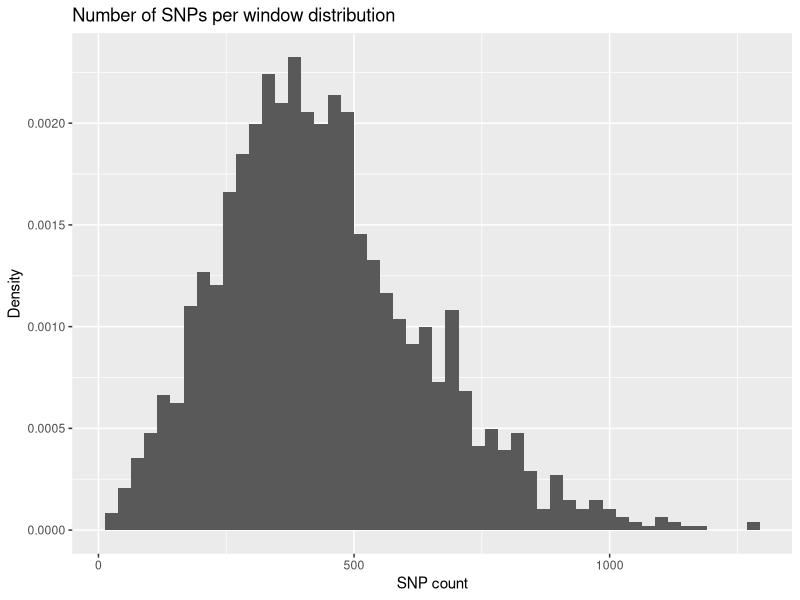
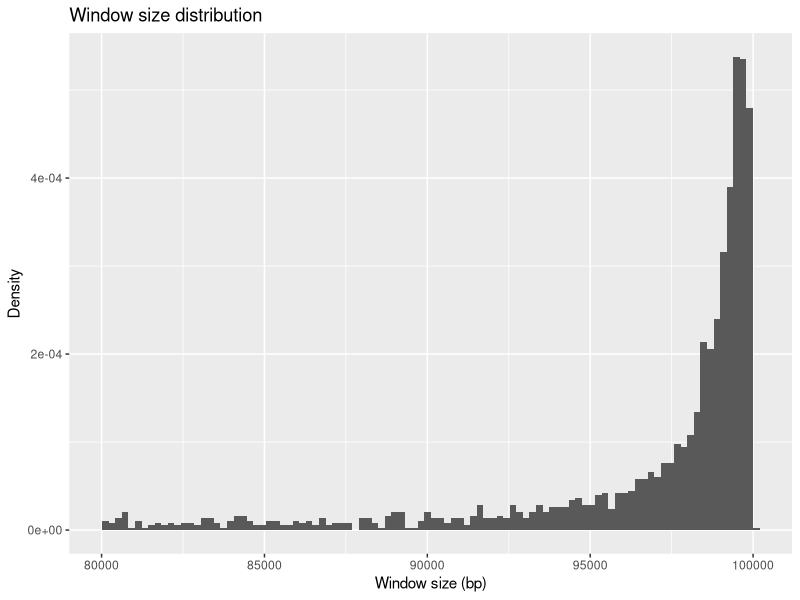
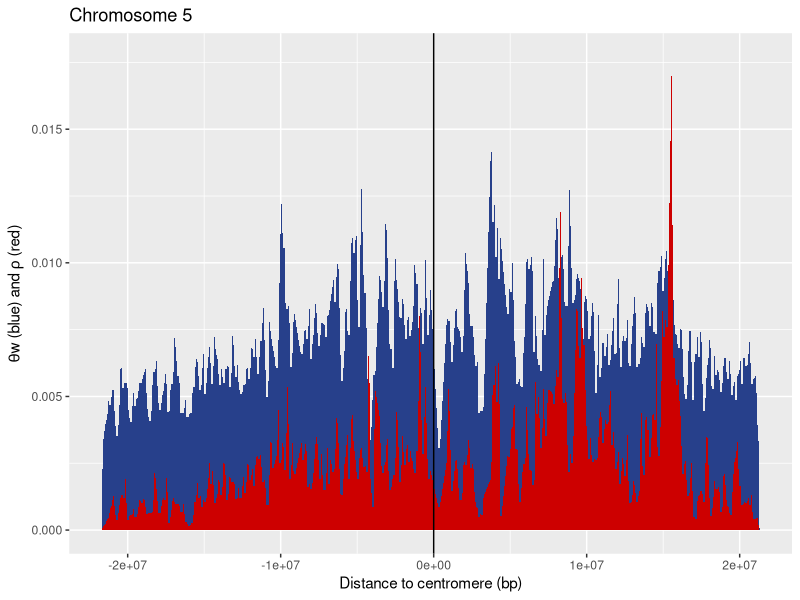
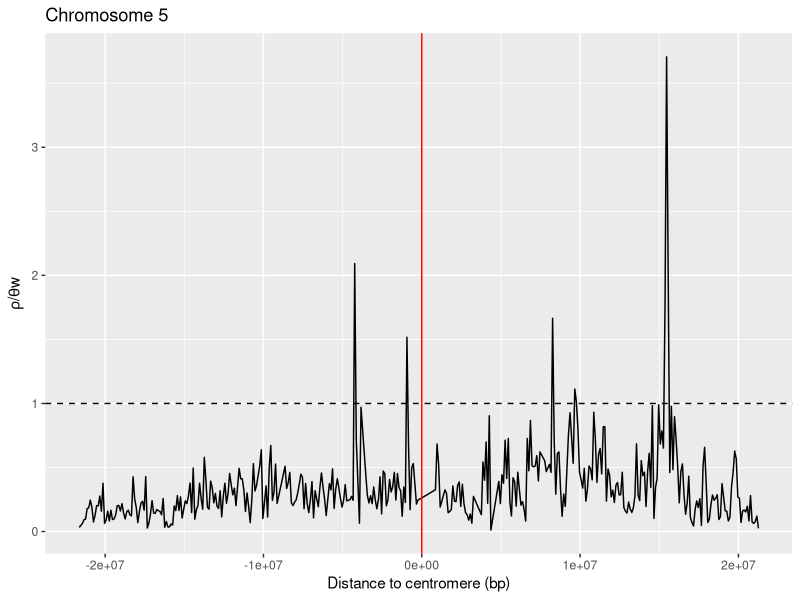
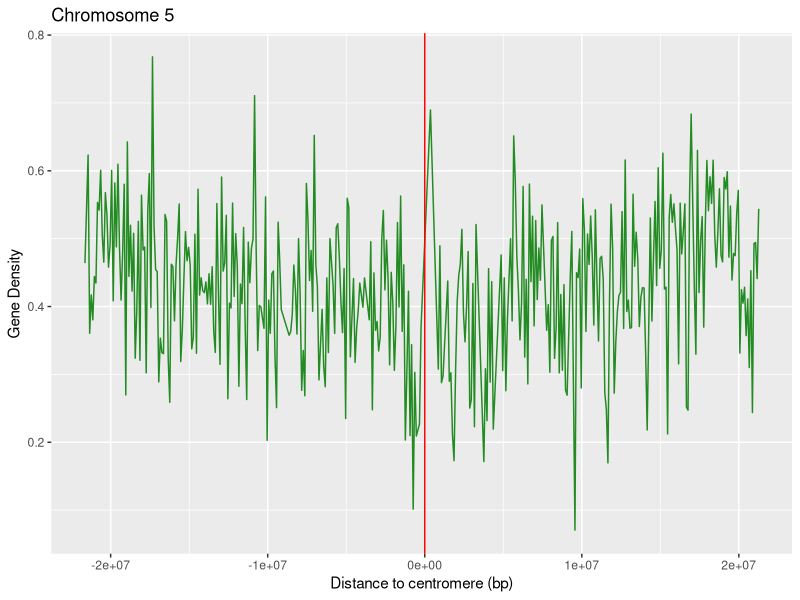
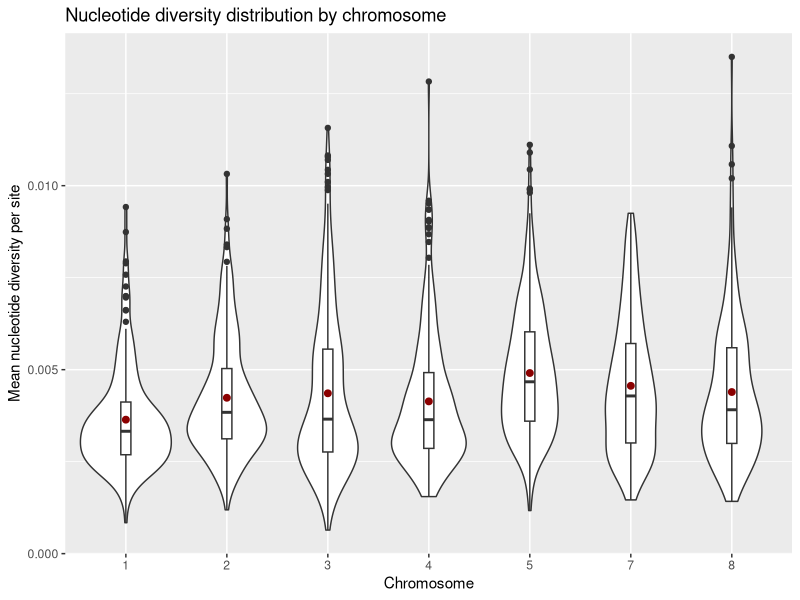
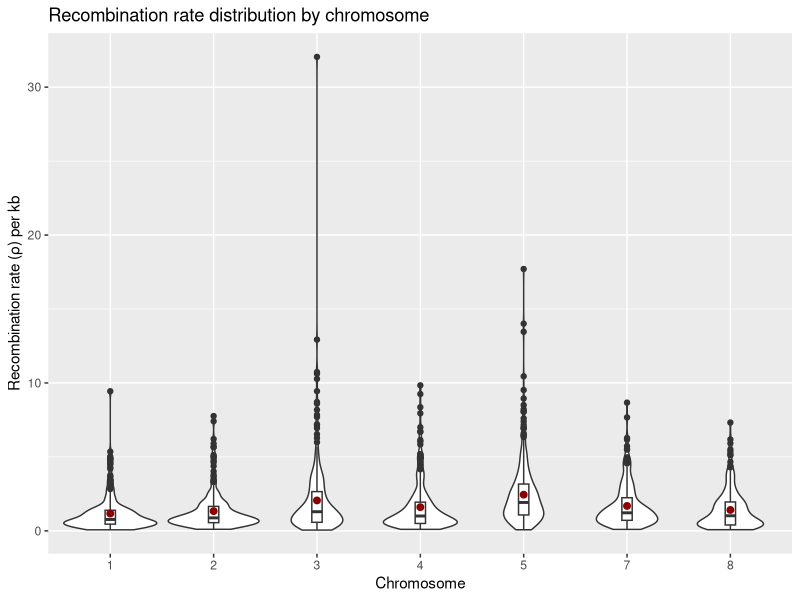
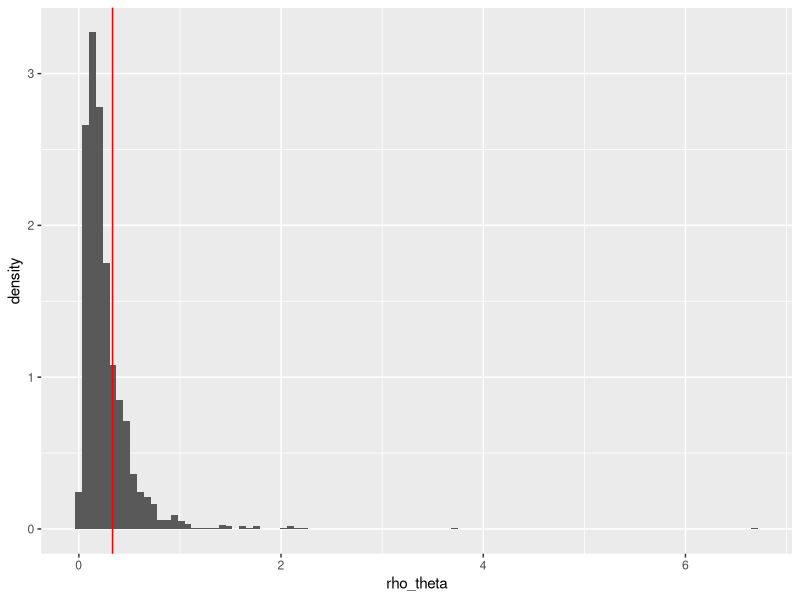

These figures' R source, in order:
## ---- chunk 1
knitr::opts_chunk$set(echo = TRUE)
library(tidyverse)
## ---- chunk 2
data <- read.delim("Data_Mt_DSBionf.csv", sep = ",")
data$chr <- as.factor(data$chr)
plot_data <- data %>% ggplot()
plot_data + geom_histogram(mapping = aes(x = LdH_SNPs, ..density..), bins = 50) + 
    labs(title = "Number of SNPs per window distribution", x = "SNP count", y = "Density")
plot_data + geom_histogram(mapping = aes(x = ldH_win_size, ..density..), bins = 100) +
    labs(title = "Window size distribution", x = "Window size (bp)", y = "Density")
## ---- chunk 3
#Filtering for number of SNPs
lowlim <- mean(data$LdH_SNPs) - 3*sd(data$LdH_SNPs)
highlim <- mean(data$LdH_SNPs) + 3*sd(data$LdH_SNPs)
d <- data %>%
    filter(LdH_SNPs > lowlim) %>%
    filter(LdH_SNPs < highlim)

#Filtering for window size
lowlim <- mean(data$ldH_win_size) - 3*sd(data$ldH_win_size)
highlim <- mean(data$ldH_win_size) + 3*sd(data$ldH_win_size)
d <- d %>%
    filter(ldH_win_size > lowlim) %>%
    filter(ldH_win_size < highlim)
## ---- chunk 4
cat("We keep ", round(dim(d)[1] / dim(data)[1] * 100, digits = 2), "% of the data\n", sep = "")
## ---- chunk 5
plot_chr5 <- d %>% filter(chr == "5") %>% ggplot()

plot_chr5 +
    geom_area(mapping = aes(y = rho_kb / rho_theta / 1000, x = dist_cent), fill = "royalblue4") +
    geom_area(mapping = aes(y = rho_kb / 1000, x = dist_cent), fill = "red3") +
    geom_vline(xintercept = 0) +
    labs(title = "Chromosome 5", x = "Distance to centromere (bp)", 
         y = expression(paste(theta, "w (blue) and ", rho, " (red)")))

plot_chr5 + 
    geom_line(mapping = aes(y = rho_theta, x = dist_cent)) +
    geom_vline(xintercept = 0, color = "red") +
    geom_hline(yintercept = 1, linetype = "dashed") +
    labs(title = "Chromosome 5", x = "Distance to centromere (bp)", 
     y = expression(paste(rho, "/", theta, "w")))

plot_chr5 +
    geom_line(mapping = aes(y = gene_dens, x = dist_cent), color = "forestgreen") +
    geom_vline(xintercept = 0, color = "red") +
    labs(title = "Chromosome 5", x = "Distance to centromere (bp)", 
     y = "Gene Density")
## ---- chunk 6
d %>% ggplot(mapping = aes(x = chr, y = qp.site)) +
    geom_violin() +
    geom_boxplot(width=0.1) +
    stat_summary(fun.y=mean, geom="point", size=2, color = "red4") +
    labs(title = "Nucleotide diversity distribution by chromosome", 
         x = "Chromosome", y = "Mean nucleotide diversity per site")

d %>% ggplot(mapping = aes(x = chr, y = rho_kb)) +
    geom_violin() +
    geom_boxplot(width=0.1) +
    stat_summary(fun.y=mean, geom="point", size=2, color = "red4") +
    labs(title = "Recombination rate distribution by chromosome", 
         x = "Chromosome", y = "Recombination rate (ρ) per kb")
## ---- chunk 7
#Calculate recombination rate median by chromosome
d_chr <- d %>% group_by(chr) %>% 
    summarise(median_rho = median(rho_kb),
              mean_rho = mean(rho_kb)) #calculate recombination rate by chromosome

N = 100
boot_med <- as.data.frame(matrix(data = 0, nrow = N, ncol = length(levels(d$chr))))
colnames(boot_med) <- levels(d$chr)
for (i in levels(d$chr)) {
    d_chr_i <- d %>% filter(chr == i)
    for (n in 1:N) {
        boot_med[n, i] <- median(sample_n(d_chr_i, dim(d_chr_i)[1], replace = T)$rho_kb)
    }
}

CI <- t(apply(boot_med, 2, function(x) quantile(x, c(0.025, 0.975))))
# means <- apply(boot_med, 2, mean)

cbind(d_chr[,c(2)], CI)     #, d_chr[,c(3)], boot_mean = means)
## ---- chunk 8
d %>% ggplot() +
    geom_histogram(aes(x = rho_theta, ..density..), bins = 100) +
    geom_vline(xintercept = 1/3, color = "red") #H0

t.test(x = d$rho_theta, mu = 1/3, alternative = "two.sided")
wilcox.test(x = d$rho_theta, mu = 1/3, alternative = "two.sided")
## ---- chunk 9
theta_kb <- d$rho_kb / d$rho_theta
expected_rho_kb <- theta_kb / 3

d %>% ggplot() +
    geom_area(aes(x = expected_rho_kb, y = ..density..), 
              bins = 100, stat = "bin", fill = "royalblue4") +
    geom_area(aes(x = rho_kb, y = ..density..), stat = "bin", 
              bins = 100, fill = "red2", alpha = 0.7) +
    labs(x = expression(paste(theta, "w (blue) and ", rho, " (red)")))

wilcox.test(x = expected_rho_kb, y = d$rho_kb)
## ---- chunk 10
ggplot(d, aes(x = theta_kb, y = rho_kb)) +
    # ylim(c(0, 12.5)) +     #outliers
    geom_point() +
    geom_smooth(method = "lm")

lm <- lm(d$rho_kb ~ theta_kb)
summary(lm)
## ---- chunk 11
lm <- lm(rho_theta ~ chr, data = d)
anova(lm)
## ---- chunk 12
d %>% ggplot(mapping = aes(x = rho_theta, y = ..density.., color = chr)) +
    geom_freqpoly(bins = 100) +
    geom_vline(xintercept = median(d$rho_theta))
## ---- chunk 13
d5 <- d %>% filter(chr == "5")

d5 %>%
    ggplot() +
    geom_histogram(aes(x = rho_theta, ..density..), bins = 100) +
    geom_vline(xintercept = 1/3, color = "red") #H0

t.test(x = d5$rho_theta, mu = 1/3, alternative = "two.sided")
wilcox.test(x = d5$rho_theta, mu = 1/3, alternative = "two.sided")

theta_kb <- d5$rho_kb / d5$rho_theta
expected_rho_kb <- theta_kb / 3

d5 %>% filter(chr == "5") %>%
    ggplot() +
    geom_area(aes(x = expected_rho_kb, y = ..density..), 
              bins = 100, stat = "bin", fill = "royalblue4") +
    geom_area(aes(x = rho_kb, y = ..density..), stat = "bin", 
              bins = 100, fill = "red2", alpha = 0.7) +
    labs(x = expression(paste(theta, "w (blue) and ", rho, " (red)")))

wilcox.test(x = expected_rho_kb, y = d5$rho_kb)
## ---- chunk 14
# for (i in levels(d$chr)) {
#     d_chr_i <- filter(d, chr == i)
#     print(cor.test(x = d_chr_i$qp.site, y = d_chr_i$gene_dens))
# }
cor.test(x = d$gene_dens, y = d$qp.site)

lm <- lm(qp.site ~ gene_dens, data = d)
summary(lm)

d %>% ggplot(aes(x = gene_dens, y = qp.site)) +
    geom_point() +
    geom_smooth(method = "lm")

d %>% ggplot(aes(x = gene_dens, y = qp.site)) +
    facet_wrap(~chr) +
    geom_point() +
    geom_smooth(method = "lm")
## ---- chunk 15

